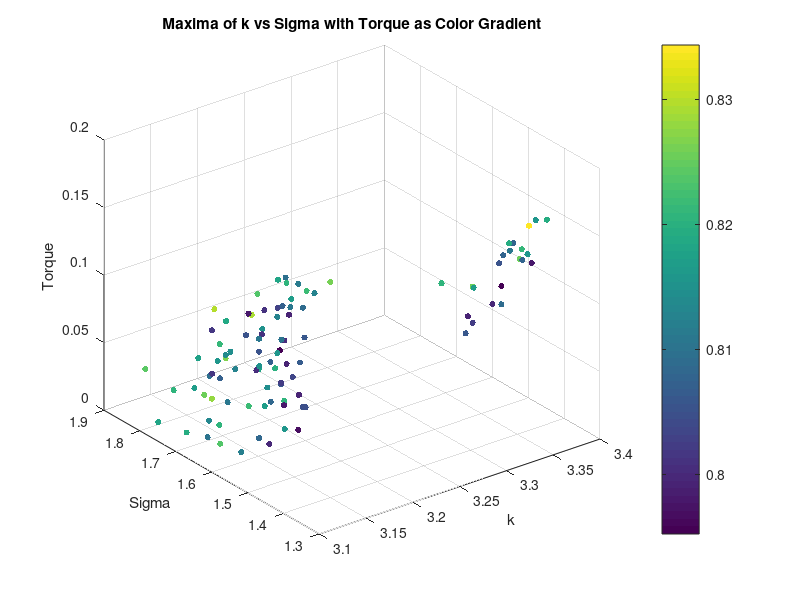

The MATLAB source for this figure:
load('maxima_data.mat');
scatter3(maxima_k, maxima_sigma, torque_values, 20, maxima_corr, 'filled');
xlabel('k');
ylabel('Sigma');
zlabel('Torque');
title('Maxima of k vs Sigma with Torque as Color Gradient');
colorbar;
grid on;
